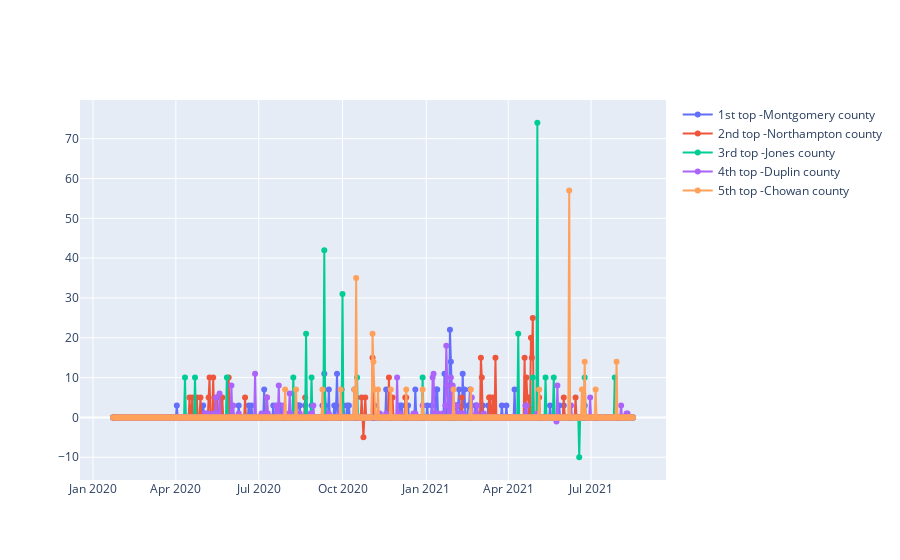

Notebook source saved alongside this figure:
### Code cell
figure4 = go.Figure()
figure4.add_trace(go.Scatter(x=top_5_death_nc.columns, y=top_5_death_nc.iloc[3],mode='lines+markers',name='1st top -Montgomery county'))
figure4.add_trace(go.Scatter(x=top_5_death_nc.columns, y=top_5_death_nc.iloc[4],mode='lines+markers',name='2nd top -Northampton county'))
figure4.add_trace(go.Scatter(x=top_5_death_nc.columns, y=top_5_death_nc.iloc[2],mode='lines+markers',name='3rd top -Jones county'))
figure4.add_trace(go.Scatter(x=top_5_death_nc.columns, y=top_5_death_nc.iloc[1],mode='lines+markers',name='4th top -Duplin county'))
figure4.add_trace(go.Scatter(x=top_5_death_nc.columns, y=top_5_death_nc.iloc[0],mode='lines+markers',name='5th top -Chowan county'))
figure4.show()

### Figure 1 — Plotly figure (JSON) as saved in the notebook; plotly's stock layout.template omitted (floating-point values rounded to 4 significant figures; data arrays with more than 128 entries replaced by an {"elided": "..."} marker saying what was removed)
{"data": [{"mode": "lines+markers", "name": "1st top -Montgomery county", "type": "scatter", "x": {"elided": "572 str values"}, "y": {"elided": "572 int values"}}, {"mode": "lines+markers", "name": "2nd top -Northampton county", "type": "scatter", "x": {"elided": "572 str values"}, "y": {"elided": "572 int values"}}, {"mode": "lines+markers", "name": "3rd top -Jones county", "type": "scatter", "x": {"elided": "572 str values"}, "y": {"elided": "572 int values"}}, {"mode": "lines+markers", "name": "4th top -Duplin county", "type": "scatter", "x": {"elided": "572 str values"}, "y": {"elided": "572 int values"}}, {"mode": "lines+markers", "name": "5th top -Chowan county", "type": "scatter", "x": {"elided": "572 str values"}, "y": {"elided": "572 int values"}}], "layout": {}}
